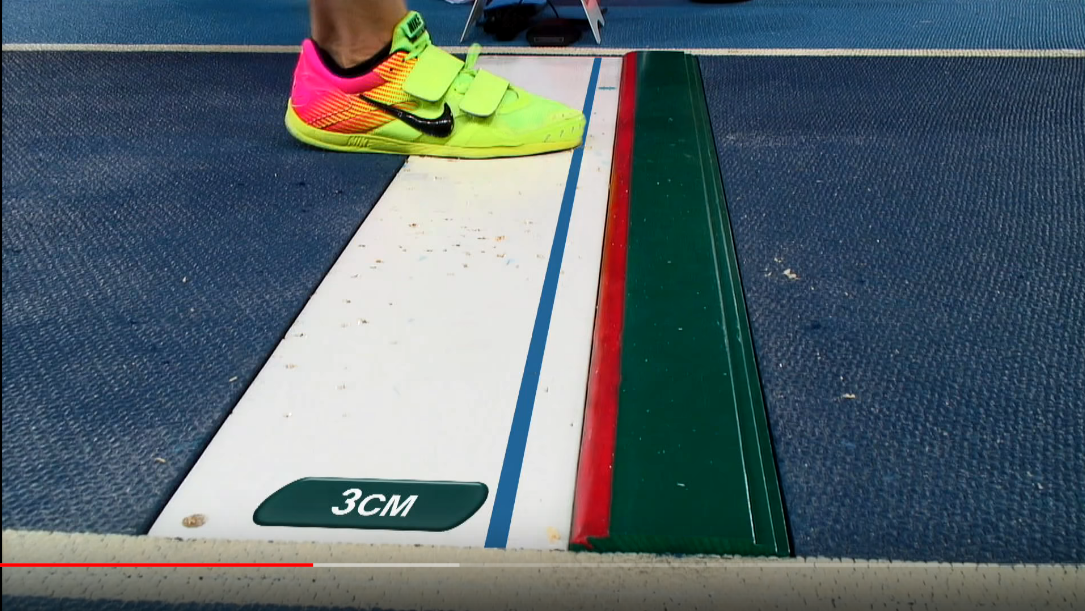
#> input picture Images/imagenes_homografias/long_jump_0.PNG, 1085 x 611 px, found by its file name
$ python Exercise7_3.py
#> lines starting #> are read from the running program, lines starting #| are printed output that depends on the picture
import cv2
import numpy as np
import matplotlib.pyplot as plt

if __name__ == '__main__':
    # Read source image.
    path = 'Images/imagenes_homografias/'
    im_src = cv2.imread(path + 'long_jump_0.PNG')
#> im_src is the input picture: shape (611, 1085, 3); mean B, G, R 108.9, 102.2, 87.8

    # Four corners of the stadium in source image
    pts_src = np.array([[622, 57],[566, 552],[146, 534],[472, 56]])

    # Four corners of the destine image
    pts_dst = np.array([[0,0], [0, 122], [30, 122], [30, 0]])

    # Calculate Homography
    matrix, status = cv2.findHomography(pts_src, pts_dst)

    # Warp source image to destination based on homography
    im_out = cv2.warpPerspective(im_src, matrix, (30, 122))
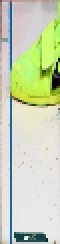
#> im_out: shape (122, 30, 3) (shown 2 times larger); mean B, G, R 181.5, 211.7, 201.9

    # Search the mark of the line with the intensity of the grayscale image
    gray = cv2.cvtColor(im_out, cv2.COLOR_RGB2GRAY)
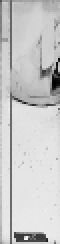
#> gray: shape (122, 30) (shown 2 times larger); min 1, max 246, mean 201.5
    h, w = gray.shape
#> h = 122; w = 30
    for width in range(0,w):
        if gray[2,width]<=100:
            print(width-1,'cm')
            break


    plt.imshow(gray,'gray')
    plt.title('homography')
    plt.show()

$ run again, with Images/imagenes_homografias/long_jump_2.png copied over Images/imagenes_homografias/long_jump_0.PNG
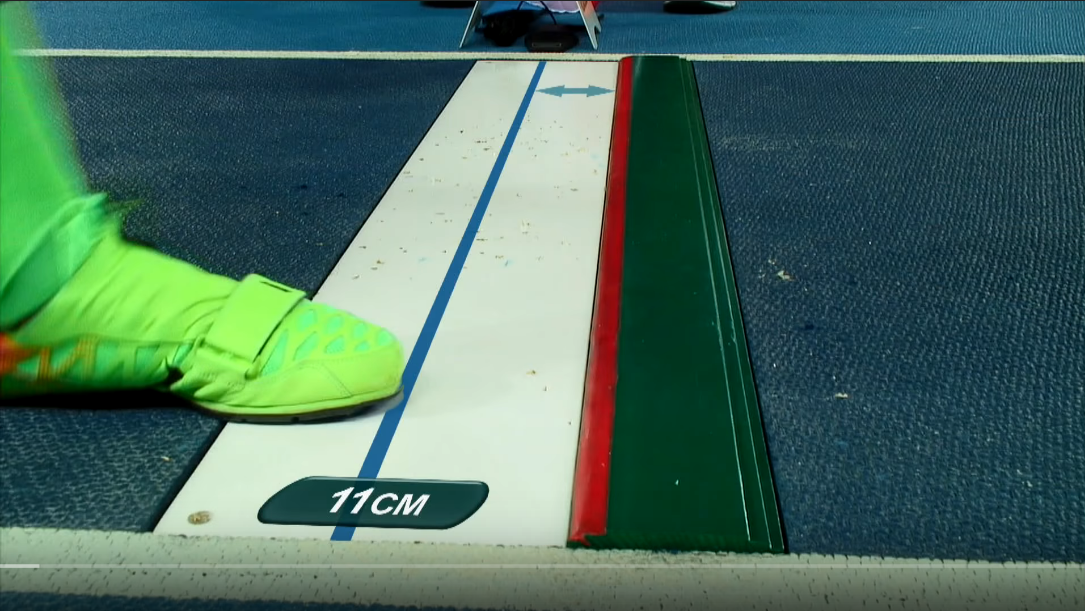
#> input picture Images/imagenes_homografias/long_jump_2.png, 1085 x 611 px, found by its file name
#> im_src is the input picture: shape (611, 1085, 3); mean B, G, R 96.5, 110.4, 74.2
#> `im_out = cv2.warpPerspective(im_src, matrix, (30, 122))`:
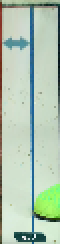
#> im_out: shape (122, 30, 3) (shown 2 times larger); mean B, G, R 179, 199, 178.4
#> `gray = cv2.cvtColor(im_out, cv2.COLOR_RGB2GRAY)`:
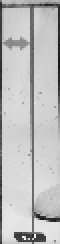
#> gray: shape (122, 30) (shown 2 times larger); min 16, max 245, mean 190.6
